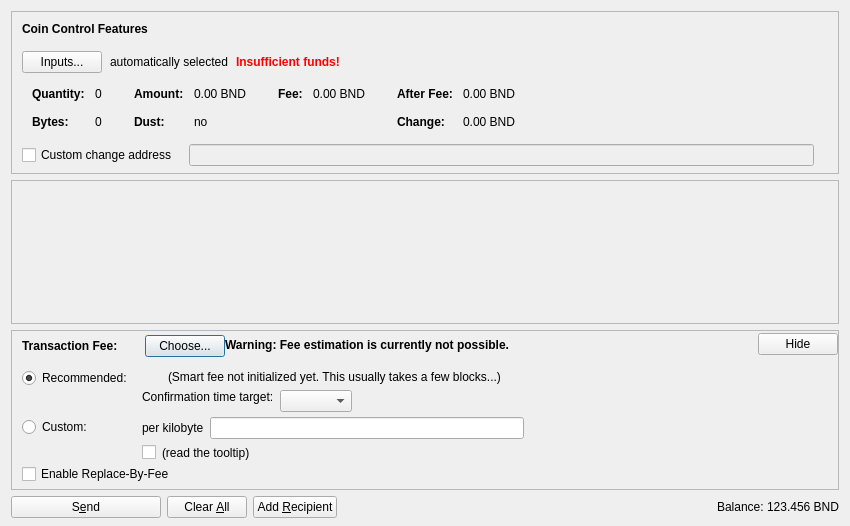
<?xml version="1.0" encoding="UTF-8"?>
<ui version="4.0">
 <class>SendCoinsDialog</class>
 <widget class="QDialog" name="SendCoinsDialog">
  <property name="geometry">
   <rect>
    <x>0</x>
    <y>0</y>
    <width>850</width>
    <height>526</height>
   </rect>
  </property>
  <property name="windowTitle">
   <string>Send Coins</string>
  </property>
  <layout class="QVBoxLayout" name="verticalLayout" stretch="0,1,0,0">
   <property name="bottomMargin">
    <number>8</number>
   </property>
   <item>
    <widget class="QFrame" name="frameCoinControl">
     <property name="sizePolicy">
      <sizepolicy hsizetype="Expanding" vsizetype="Expanding">
       <horstretch>0</horstretch>
       <verstretch>0</verstretch>
      </sizepolicy>
     </property>
     <property name="maximumSize">
      <size>
       <width>16777215</width>
       <height>16777215</height>
      </size>
     </property>
     <property name="frameShape">
      <enum>QFrame::StyledPanel</enum>
     </property>
     <property name="frameShadow">
      <enum>QFrame::Sunken</enum>
     </property>
     <layout class="QVBoxLayout" name="verticalLayoutCoinControl2">
      <property name="spacing">
       <number>0</number>
      </property>
      <property name="leftMargin">
       <number>0</number>
      </property>
      <property name="topMargin">
       <number>0</number>
      </property>
      <property name="rightMargin">
       <number>0</number>
      </property>
      <property name="bottomMargin">
       <number>6</number>
      </property>
      <item>
       <layout class="QVBoxLayout" name="verticalLayoutCoinControl" stretch="0,0,0,0,1">
        <property name="spacing">
         <number>0</number>
        </property>
        <property name="leftMargin">
         <number>10</number>
        </property>
        <property name="topMargin">
         <number>10</number>
        </property>
        <item>
         <layout class="QHBoxLayout" name="horizontalLayoutCoinControl1">
          <property name="bottomMargin">
           <number>15</number>
          </property>
          <item>
           <widget class="QLabel" name="labelCoinControlFeatures">
            <property name="sizePolicy">
             <sizepolicy hsizetype="Preferred" vsizetype="Maximum">
              <horstretch>0</horstretch>
              <verstretch>0</verstretch>
             </sizepolicy>
            </property>
            <property name="font">
             <font>
              <weight>75</weight>
              <bold>true</bold>
             </font>
            </property>
            <property name="styleSheet">
             <string notr="true">font-weight:bold;</string>
            </property>
            <property name="text">
             <string>Coin Control Features</string>
            </property>
           </widget>
          </item>
         </layout>
        </item>
        <item>
         <layout class="QHBoxLayout" name="horizontalLayoutCoinControl2" stretch="0,0,0,0">
          <property name="spacing">
           <number>8</number>
          </property>
          <property name="bottomMargin">
           <number>10</number>
          </property>
          <item>
           <widget class="QPushButton" name="pushButtonCoinControl">
            <property name="styleSheet">
             <string notr="true"/>
            </property>
            <property name="text">
             <string>Inputs...</string>
            </property>
            <property name="autoDefault">
             <bool>false</bool>
            </property>
           </widget>
          </item>
          <item>
           <widget class="QLabel" name="labelCoinControlAutomaticallySelected">
            <property name="text">
             <string>automatically selected</string>
            </property>
            <property name="margin">
             <number>5</number>
            </property>
           </widget>
          </item>
          <item>
           <widget class="QLabel" name="labelCoinControlInsuffFunds">
            <property name="font">
             <font>
              <weight>75</weight>
              <bold>true</bold>
             </font>
            </property>
            <property name="styleSheet">
             <string notr="true">color:red;font-weight:bold;</string>
            </property>
            <property name="text">
             <string>Insufficient funds!</string>
            </property>
            <property name="margin">
             <number>5</number>
            </property>
           </widget>
          </item>
          <item>
           <spacer name="horizontalSpacerCoinControl">
            <property name="orientation">
             <enum>Qt::Horizontal</enum>
            </property>
            <property name="sizeHint" stdset="0">
             <size>
              <width>40</width>
              <height>1</height>
             </size>
            </property>
           </spacer>
          </item>
         </layout>
        </item>
        <item>
         <widget class="QWidget" name="widgetCoinControl" native="true">
          <property name="sizePolicy">
           <sizepolicy hsizetype="Preferred" vsizetype="Preferred">
            <horstretch>0</horstretch>
            <verstretch>0</verstretch>
           </sizepolicy>
          </property>
          <property name="minimumSize">
           <size>
            <width>0</width>
            <height>0</height>
           </size>
          </property>
          <property name="styleSheet">
           <string notr="true"/>
          </property>
          <layout class="QHBoxLayout" name="horizontalLayoutCoinControl5">
           <property name="leftMargin">
            <number>0</number>
           </property>
           <property name="topMargin">
            <number>0</number>
           </property>
           <property name="rightMargin">
            <number>0</number>
           </property>
           <property name="bottomMargin">
            <number>0</number>
           </property>
           <item>
            <layout class="QHBoxLayout" name="horizontalLayoutCoinControl3" stretch="0,0,0,1">
             <property name="spacing">
              <number>20</number>
             </property>
             <property name="topMargin">
              <number>0</number>
             </property>
             <property name="bottomMargin">
              <number>10</number>
             </property>
             <item>
              <layout class="QFormLayout" name="formLayoutCoinControl1">
               <property name="horizontalSpacing">
                <number>10</number>
               </property>
               <property name="verticalSpacing">
                <number>14</number>
               </property>
               <property name="leftMargin">
                <number>10</number>
               </property>
               <property name="topMargin">
                <number>4</number>
               </property>
               <property name="rightMargin">
                <number>6</number>
               </property>
               <item row="0" column="0">
                <widget class="QLabel" name="labelCoinControlQuantityText">
                 <property name="font">
                  <font>
                   <weight>75</weight>
                   <bold>true</bold>
                  </font>
                 </property>
                 <property name="text">
                  <string>Quantity:</string>
                 </property>
                 <property name="margin">
                  <number>0</number>
                 </property>
                </widget>
               </item>
               <item row="0" column="1">
                <widget class="QLabel" name="labelCoinControlQuantity">
                 <property name="cursor">
                  <cursorShape>IBeamCursor</cursorShape>
                 </property>
                 <property name="contextMenuPolicy">
                  <enum>Qt::ActionsContextMenu</enum>
                 </property>
                 <property name="text">
                  <string notr="true">0</string>
                 </property>
                 <property name="margin">
                  <number>0</number>
                 </property>
                 <property name="textInteractionFlags">
                  <set>Qt::LinksAccessibleByMouse|Qt::TextSelectableByKeyboard|Qt::TextSelectableByMouse</set>
                 </property>
                </widget>
               </item>
               <item row="1" column="0">
                <widget class="QLabel" name="labelCoinControlBytesText">
                 <property name="font">
                  <font>
                   <weight>75</weight>
                   <bold>true</bold>
                  </font>
                 </property>
                 <property name="text">
                  <string>Bytes:</string>
                 </property>
                </widget>
               </item>
               <item row="1" column="1">
                <widget class="QLabel" name="labelCoinControlBytes">
                 <property name="cursor">
                  <cursorShape>IBeamCursor</cursorShape>
                 </property>
                 <property name="contextMenuPolicy">
                  <enum>Qt::ActionsContextMenu</enum>
                 </property>
                 <property name="text">
                  <string notr="true">0</string>
                 </property>
                 <property name="textInteractionFlags">
                  <set>Qt::LinksAccessibleByMouse|Qt::TextSelectableByKeyboard|Qt::TextSelectableByMouse</set>
                 </property>
                </widget>
               </item>
              </layout>
             </item>
             <item>
              <layout class="QFormLayout" name="formLayoutCoinControl2">
               <property name="horizontalSpacing">
                <number>10</number>
               </property>
               <property name="verticalSpacing">
                <number>14</number>
               </property>
               <property name="leftMargin">
                <number>6</number>
               </property>
               <property name="topMargin">
                <number>4</number>
               </property>
               <property name="rightMargin">
                <number>6</number>
               </property>
               <item row="0" column="0">
                <widget class="QLabel" name="labelCoinControlAmountText">
                 <property name="font">
                  <font>
                   <weight>75</weight>
                   <bold>true</bold>
                  </font>
                 </property>
                 <property name="text">
                  <string>Amount:</string>
                 </property>
                 <property name="margin">
                  <number>0</number>
                 </property>
                </widget>
               </item>
               <item row="0" column="1">
                <widget class="QLabel" name="labelCoinControlAmount">
                 <property name="cursor">
                  <cursorShape>IBeamCursor</cursorShape>
                 </property>
                 <property name="contextMenuPolicy">
                  <enum>Qt::ActionsContextMenu</enum>
                 </property>
                 <property name="text">
                  <string notr="true">0.00 BND</string>
                 </property>
                 <property name="textInteractionFlags">
                  <set>Qt::LinksAccessibleByMouse|Qt::TextSelectableByKeyboard|Qt::TextSelectableByMouse</set>
                 </property>
                </widget>
               </item>
               <item row="1" column="0">
                <widget class="QLabel" name="labelCoinControlLowOutputText">
                 <property name="font">
                  <font>
                   <weight>75</weight>
                   <bold>true</bold>
                  </font>
                 </property>
                 <property name="text">
                  <string>Dust:</string>
                 </property>
                </widget>
               </item>
               <item row="1" column="1">
                <widget class="QLabel" name="labelCoinControlLowOutput">
                 <property name="cursor">
                  <cursorShape>IBeamCursor</cursorShape>
                 </property>
                 <property name="contextMenuPolicy">
                  <enum>Qt::ActionsContextMenu</enum>
                 </property>
                 <property name="text">
                  <string notr="true">no</string>
                 </property>
                 <property name="textInteractionFlags">
                  <set>Qt::LinksAccessibleByMouse|Qt::TextSelectableByKeyboard|Qt::TextSelectableByMouse</set>
                 </property>
                </widget>
               </item>
              </layout>
             </item>
             <item>
              <layout class="QFormLayout" name="formLayoutCoinControl3">
               <property name="horizontalSpacing">
                <number>10</number>
               </property>
               <property name="verticalSpacing">
                <number>14</number>
               </property>
               <property name="leftMargin">
                <number>6</number>
               </property>
               <property name="topMargin">
                <number>4</number>
               </property>
               <property name="rightMargin">
                <number>6</number>
               </property>
               <item row="0" column="0">
                <widget class="QLabel" name="labelCoinControlFeeText">
                 <property name="font">
                  <font>
                   <weight>75</weight>
                   <bold>true</bold>
                  </font>
                 </property>
                 <property name="text">
                  <string>Fee:</string>
                 </property>
                 <property name="margin">
                  <number>0</number>
                 </property>
                </widget>
               </item>
               <item row="0" column="1">
                <widget class="QLabel" name="labelCoinControlFee">
                 <property name="cursor">
                  <cursorShape>IBeamCursor</cursorShape>
                 </property>
                 <property name="contextMenuPolicy">
                  <enum>Qt::ActionsContextMenu</enum>
                 </property>
                 <property name="text">
                  <string notr="true">0.00 BND</string>
                 </property>
                 <property name="textInteractionFlags">
                  <set>Qt::LinksAccessibleByMouse|Qt::TextSelectableByKeyboard|Qt::TextSelectableByMouse</set>
                 </property>
                </widget>
               </item>
              </layout>
             </item>
             <item>
              <layout class="QFormLayout" name="formLayoutCoinControl4">
               <property name="horizontalSpacing">
                <number>10</number>
               </property>
               <property name="verticalSpacing">
                <number>14</number>
               </property>
               <property name="leftMargin">
                <number>6</number>
               </property>
               <property name="topMargin">
                <number>4</number>
               </property>
               <property name="rightMargin">
                <number>6</number>
               </property>
               <item row="0" column="0">
                <widget class="QLabel" name="labelCoinControlAfterFeeText">
                 <property name="font">
                  <font>
                   <weight>75</weight>
                   <bold>true</bold>
                  </font>
                 </property>
                 <property name="text">
                  <string>After Fee:</string>
                 </property>
                 <property name="margin">
                  <number>0</number>
                 </property>
                </widget>
               </item>
               <item row="0" column="1">
                <widget class="QLabel" name="labelCoinControlAfterFee">
                 <property name="cursor">
                  <cursorShape>IBeamCursor</cursorShape>
                 </property>
                 <property name="contextMenuPolicy">
                  <enum>Qt::ActionsContextMenu</enum>
                 </property>
                 <property name="text">
                  <string notr="true">0.00 BND</string>
                 </property>
                 <property name="textInteractionFlags">
                  <set>Qt::LinksAccessibleByMouse|Qt::TextSelectableByKeyboard|Qt::TextSelectableByMouse</set>
                 </property>
                </widget>
               </item>
               <item row="1" column="0">
                <widget class="QLabel" name="labelCoinControlChangeText">
                 <property name="font">
                  <font>
                   <weight>75</weight>
                   <bold>true</bold>
                  </font>
                 </property>
                 <property name="text">
                  <string>Change:</string>
                 </property>
                </widget>
               </item>
               <item row="1" column="1">
                <widget class="QLabel" name="labelCoinControlChange">
                 <property name="cursor">
                  <cursorShape>IBeamCursor</cursorShape>
                 </property>
                 <property name="contextMenuPolicy">
                  <enum>Qt::ActionsContextMenu</enum>
                 </property>
                 <property name="text">
                  <string notr="true">0.00 BND</string>
                 </property>
                 <property name="textInteractionFlags">
                  <set>Qt::LinksAccessibleByMouse|Qt::TextSelectableByKeyboard|Qt::TextSelectableByMouse</set>
                 </property>
                </widget>
               </item>
              </layout>
             </item>
            </layout>
           </item>
          </layout>
         </widget>
        </item>
        <item>
         <layout class="QHBoxLayout" name="horizontalLayoutCoinControl4" stretch="0,0,0">
          <property name="spacing">
           <number>12</number>
          </property>
          <property name="sizeConstraint">
           <enum>QLayout::SetDefaultConstraint</enum>
          </property>
          <property name="topMargin">
           <number>5</number>
          </property>
          <property name="rightMargin">
           <number>5</number>
          </property>
          <item>
           <widget class="QCheckBox" name="checkBoxCoinControlChange">
            <property name="toolTip">
             <string>If this is activated, but the change address is empty or invalid, change will be sent to a newly generated address.</string>
            </property>
            <property name="text">
             <string>Custom change address</string>
            </property>
           </widget>
          </item>
          <item>
           <widget class="QValidatedLineEdit" name="lineEditCoinControlChange">
            <property name="enabled">
             <bool>false</bool>
            </property>
            <property name="sizePolicy">
             <sizepolicy hsizetype="Expanding" vsizetype="Fixed">
              <horstretch>0</horstretch>
              <verstretch>0</verstretch>
             </sizepolicy>
            </property>
           </widget>
          </item>
          <item>
           <widget class="QLabel" name="labelCoinControlChangeLabel">
            <property name="sizePolicy">
             <sizepolicy hsizetype="Preferred" vsizetype="Expanding">
              <horstretch>0</horstretch>
              <verstretch>0</verstretch>
             </sizepolicy>
            </property>
            <property name="minimumSize">
             <size>
              <width>0</width>
              <height>0</height>
             </size>
            </property>
            <property name="text">
             <string/>
            </property>
            <property name="margin">
             <number>3</number>
            </property>
           </widget>
          </item>
         </layout>
        </item>
        <item>
         <spacer name="verticalSpacerCoinControl">
          <property name="orientation">
           <enum>Qt::Vertical</enum>
          </property>
          <property name="sizeHint" stdset="0">
           <size>
            <width>800</width>
            <height>1</height>
           </size>
          </property>
         </spacer>
        </item>
       </layout>
      </item>
     </layout>
    </widget>
   </item>
   <item>
    <widget class="QScrollArea" name="scrollArea">
     <property name="widgetResizable">
      <bool>true</bool>
     </property>
     <widget class="QWidget" name="scrollAreaWidgetContents">
      <property name="geometry">
       <rect>
        <x>0</x>
        <y>0</y>
        <width>830</width>
        <height>104</height>
       </rect>
      </property>
      <layout class="QVBoxLayout" name="verticalLayout_2" stretch="0,1">
       <property name="leftMargin">
        <number>0</number>
       </property>
       <property name="topMargin">
        <number>0</number>
       </property>
       <property name="rightMargin">
        <number>0</number>
       </property>
       <property name="bottomMargin">
        <number>0</number>
       </property>
       <item>
        <layout class="QVBoxLayout" name="entries">
         <property name="spacing">
          <number>6</number>
         </property>
        </layout>
       </item>
       <item>
        <spacer name="verticalSpacer">
         <property name="orientation">
          <enum>Qt::Vertical</enum>
         </property>
         <property name="sizeHint" stdset="0">
          <size>
           <width>20</width>
           <height>40</height>
          </size>
         </property>
        </spacer>
       </item>
      </layout>
     </widget>
    </widget>
   </item>
   <item>
    <widget class="QFrame" name="frameFee">
     <property name="sizePolicy">
      <sizepolicy hsizetype="Expanding" vsizetype="Expanding">
       <horstretch>0</horstretch>
       <verstretch>0</verstretch>
      </sizepolicy>
     </property>
     <property name="maximumSize">
      <size>
       <width>16777215</width>
       <height>16777215</height>
      </size>
     </property>
     <property name="frameShape">
      <enum>QFrame::StyledPanel</enum>
     </property>
     <property name="frameShadow">
      <enum>QFrame::Sunken</enum>
     </property>
     <layout class="QVBoxLayout" name="verticalLayoutFee1">
      <property name="spacing">
       <number>0</number>
      </property>
      <property name="leftMargin">
       <number>0</number>
      </property>
      <property name="topMargin">
       <number>0</number>
      </property>
      <property name="rightMargin">
       <number>0</number>
      </property>
      <property name="bottomMargin">
       <number>0</number>
      </property>
      <item>
       <layout class="QVBoxLayout" name="verticalLayoutFee2" stretch="0,0,0">
        <property name="spacing">
         <number>0</number>
        </property>
        <property name="leftMargin">
         <number>10</number>
        </property>
        <property name="topMargin">
         <number>0</number>
        </property>
        <item>
         <layout class="QHBoxLayout" name="horizontalLayoutFee1">
          <property name="bottomMargin">
           <number>0</number>
          </property>
          <item>
           <layout class="QVBoxLayout" name="verticalLayoutFee7">
            <property name="spacing">
             <number>0</number>
            </property>
            <item>
             <spacer name="verticalSpacerSmartFee">
              <property name="orientation">
               <enum>Qt::Vertical</enum>
              </property>
              <property name="sizeType">
               <enum>QSizePolicy::Fixed</enum>
              </property>
              <property name="sizeHint" stdset="0">
               <size>
                <width>1</width>
                <height>4</height>
               </size>
              </property>
             </spacer>
            </item>
            <item>
             <layout class="QHBoxLayout" name="horizontalLayoutSmartFee">
              <property name="spacing">
               <number>10</number>
              </property>
              <item>
               <widget class="QLabel" name="labelFeeHeadline">
                <property name="sizePolicy">
                 <sizepolicy hsizetype="Preferred" vsizetype="Maximum">
                  <horstretch>0</horstretch>
                  <verstretch>0</verstretch>
                 </sizepolicy>
                </property>
                <property name="font">
                 <font>
                  <weight>75</weight>
                  <bold>true</bold>
                 </font>
                </property>
                <property name="styleSheet">
                 <string notr="true">font-weight:bold;</string>
                </property>
                <property name="text">
                 <string>Transaction Fee:</string>
                </property>
               </widget>
              </item>
              <item>
               <widget class="QLabel" name="labelFeeMinimized">
                <property name="text">
                 <string/>
                </property>
               </widget>
              </item>
              <item>
               <widget class="QPushButton" name="buttonChooseFee">
                <property name="text">
                 <string>Choose...</string>
                </property>
               </widget>
              </item>
             </layout>
            </item>
            <item>
             <spacer name="verticalSpacer_5">
              <property name="orientation">
               <enum>Qt::Vertical</enum>
              </property>
              <property name="sizeHint" stdset="0">
               <size>
                <width>1</width>
                <height>1</height>
               </size>
              </property>
             </spacer>
            </item>
           </layout>
          </item>
          <item>
           <widget class="QLabel" name="fallbackFeeWarningLabel">
            <property name="toolTip">
             <string>Using the fallbackfee can result in sending a transaction that will take several hours or days (or never) to confirm. Consider choosing your fee manually or wait until you have validated the complete chain.</string>
            </property>
            <property name="font">
            <font>
                <weight>75</weight>
                <bold>true</bold>
            </font>
            </property>
            <property name="text">
             <string>Warning: Fee estimation is currently not possible.</string>
            </property>
            <property name="wordWrap">
             <bool>false</bool>
            </property>
           </widget>
          </item>
          <item>
           <spacer name="horizontalSpacer_4">
            <property name="orientation">
             <enum>Qt::Horizontal</enum>
            </property>
            <property name="sizeType">
             <enum>QSizePolicy::MinimumExpanding</enum>
            </property>
            <property name="sizeHint" stdset="0">
             <size>
              <width>40</width>
              <height>20</height>
             </size>
            </property>
           </spacer>
          </item>
          <item>
           <widget class="QPushButton" name="buttonMinimizeFee">
            <property name="toolTip">
             <string>collapse fee-settings</string>
            </property>
            <property name="text">
             <string>Hide</string>
            </property>
           </widget>
          </item>
         </layout>
        </item>
        <item>
         <widget class="QFrame" name="frameFeeSelection">
          <layout class="QVBoxLayout" name="verticalLayoutFee12">
           <property name="spacing">
            <number>0</number>
           </property>
           <property name="leftMargin">
            <number>0</number>
           </property>
           <property name="topMargin">
            <number>0</number>
           </property>
           <property name="rightMargin">
            <number>0</number>
           </property>
           <property name="bottomMargin">
            <number>0</number>
           </property>
           <item>
            <layout class="QGridLayout" name="gridLayoutFee">
             <property name="topMargin">
              <number>10</number>
             </property>
             <property name="bottomMargin">
              <number>4</number>
             </property>
             <property name="horizontalSpacing">
              <number>10</number>
             </property>
             <property name="verticalSpacing">
              <number>4</number>
             </property>
             <item row="1" column="1">
              <layout class="QVBoxLayout" name="verticalLayoutFee8">
               <property name="spacing">
                <number>6</number>
               </property>
               <item>
                <layout class="QHBoxLayout" name="horizontalLayoutFee13">
                 <item>
                  <widget class="QLabel" name="labelCustomPerKilobyte">
                   <property name="toolTip">
                    <string>If the custom fee is set to 1000 satoshis and the transaction is only 250 bytes, then &quot;per kilobyte&quot; only pays 250 satoshis in fee, while &quot;total at least&quot; pays 1000 satoshis. For transactions bigger than a kilobyte both pay by kilobyte.</string>
                   </property>
                   <property name="text">
                    <string>per kilobyte</string>
                   </property>
                  </widget>
                 </item>
                 <item>
                  <widget class="BitcoinAmountField" name="customFee"/>
                 </item>
                 <item>
                  <spacer name="horizontalSpacer_6">
                   <property name="orientation">
                    <enum>Qt::Horizontal</enum>
                   </property>
                   <property name="sizeHint" stdset="0">
                    <size>
                     <width>1</width>
                     <height>1</height>
                    </size>
                   </property>
                  </spacer>
                 </item>
                </layout>
               </item>
               <item>
                <layout class="QHBoxLayout" name="horizontalLayoutFee8">
                 <item>
                  <widget class="QCheckBox" name="checkBoxMinimumFee">
                   <property name="toolTip">
                    <string>Paying only the minimum fee is just fine as long as there is less transaction volume than space in the blocks. But be aware that this can end up in a never confirming transaction once there is more demand for blocknew transactions than the network can process.</string>
                   </property>
                   <property name="text">
                    <string/>
                   </property>
                  </widget>
                 </item>
                 <item>
                  <widget class="QLabel" name="labelMinFeeWarning">
                   <property name="enabled">
                    <bool>true</bool>
                   </property>
                   <property name="toolTip">
                    <string>Paying only the minimum fee is just fine as long as there is less transaction volume than space in the blocks. But be aware that this can end up in a never confirming transaction once there is more demand for blocknew transactions than the network can process.</string>
                   </property>
                   <property name="text">
                    <string>(read the tooltip)</string>
                   </property>
                   <property name="margin">
                    <number>5</number>
                   </property>
                  </widget>
                 </item>
                 <item>
                  <spacer name="horizontalSpacer_2">
                   <property name="orientation">
                    <enum>Qt::Horizontal</enum>
                   </property>
                   <property name="sizeHint" stdset="0">
                    <size>
                     <width>1</width>
                     <height>1</height>
                    </size>
                   </property>
                  </spacer>
                 </item>
                </layout>
               </item>
              </layout>
             </item>
             <item row="0" column="0">
              <layout class="QVBoxLayout" name="verticalLayoutFee4" stretch="0,1">
               <item>
                <widget class="QRadioButton" name="radioSmartFee">
                 <property name="text">
                  <string>Recommended:</string>
                 </property>
                 <property name="checked">
                  <bool>true</bool>
                 </property>
                 <attribute name="buttonGroup">
                  <string notr="true">groupFee</string>
                 </attribute>
                </widget>
               </item>
               <item>
                <spacer name="verticalSpacer_2">
                 <property name="orientation">
                  <enum>Qt::Vertical</enum>
                 </property>
                 <property name="sizeHint" stdset="0">
                  <size>
                   <width>1</width>
                   <height>1</height>
                  </size>
                 </property>
                </spacer>
               </item>
              </layout>
             </item>
             <item row="1" column="0">
              <layout class="QVBoxLayout" name="verticalLayoutFee9" stretch="0,1">
               <item>
                <widget class="QRadioButton" name="radioCustomFee">
                 <property name="text">
                  <string>Custom:</string>
                 </property>
                 <attribute name="buttonGroup">
                  <string notr="true">groupFee</string>
                 </attribute>
                </widget>
               </item>
               <item>
                <spacer name="verticalSpacer_6">
                 <property name="orientation">
                  <enum>Qt::Vertical</enum>
                 </property>
                 <property name="sizeHint" stdset="0">
                  <size>
                   <width>1</width>
                   <height>1</height>
                  </size>
                 </property>
                </spacer>
               </item>
              </layout>
             </item>
             <item row="0" column="1">
              <layout class="QVBoxLayout" name="verticalLayoutFee3" stretch="0,0,1">
               <property name="spacing">
                <number>6</number>
               </property>
               <property name="topMargin">
                <number>2</number>
               </property>
               <item>
                <layout class="QHBoxLayout" name="horizontalLayoutFee12">
                 <item>
                  <widget class="QLabel" name="labelSmartFee">
                   <property name="text">
                    <string/>
                   </property>
                   <property name="margin">
                    <number>2</number>
                   </property>
                  </widget>
                 </item>
                 <item>
                  <widget class="QLabel" name="labelFeeEstimation">
                   <property name="text">
                    <string/>
                   </property>
                  </widget>
                 </item>
                 <item>
                  <widget class="QLabel" name="labelSmartFee2">
                   <property name="text">
                    <string>(Smart fee not initialized yet. This usually takes a few blocks...)</string>
                   </property>
                   <property name="margin">
                    <number>2</number>
                   </property>
                  </widget>
                 </item>
                 <item>
                  <spacer name="horizontalSpacer_5">
                   <property name="orientation">
                    <enum>Qt::Horizontal</enum>
                   </property>
                   <property name="sizeHint" stdset="0">
                    <size>
                     <width>1</width>
                     <height>1</height>
                    </size>
                   </property>
                  </spacer>
                 </item>
                </layout>
               </item>
               <item>
                <layout class="QHBoxLayout" name="horizontalLayoutFee9">
                 <item>
                  <layout class="QVBoxLayout" name="verticalLayoutFee6">
                   <item>
                    <widget class="QLabel" name="labelSmartFee3">
                     <property name="text">
                      <string>Confirmation time target:</string>
                     </property>
                     <property name="margin">
                      <number>2</number>
                     </property>
                    </widget>
                   </item>
                   <item>
                    <spacer name="verticalSpacer_3">
                     <property name="orientation">
                      <enum>Qt::Vertical</enum>
                     </property>
                     <property name="sizeHint" stdset="0">
                      <size>
                       <width>1</width>
                       <height>1</height>
                      </size>
                     </property>
                    </spacer>
                   </item>
                  </layout>
                 </item>
                 <item>
                  <layout class="QVBoxLayout" name="verticalLayoutFee5">
                   <property name="rightMargin">
                    <number>30</number>
                   </property>
                   <item>
                    <layout class="QHBoxLayout" name="horizontalLayoutConfTarget">
                     <property name="bottomMargin">
                      <number>0</number>
                     </property>
                     <item>
                      <widget class="QComboBox" name="confTargetSelector"/>
                     </item>
                     <item>
                      <spacer name="horizontalSpacerConfTarget">
                       <property name="orientation">
                        <enum>Qt::Horizontal</enum>
                       </property>
                       <property name="sizeHint" stdset="0">
                        <size>
                         <width>40</width>
                         <height>20</height>
                        </size>
                       </property>
                      </spacer>
                     </item>
                    </layout>
                   </item>
                  </layout>
                 </item>
                </layout>
               </item>
               <item>
                <spacer name="verticalSpacer_4">
                 <property name="orientation">
                  <enum>Qt::Vertical</enum>
                 </property>
                 <property name="sizeHint" stdset="0">
                  <size>
                   <width>1</width>
                   <height>1</height>
                  </size>
                 </property>
                </spacer>
               </item>
              </layout>
             </item>
            </layout>
           </item>
           <item>
            <widget class="QCheckBox" name="optInRBF">
             <property name="text">
              <string>Enable Replace-By-Fee</string>
             </property>
             <property name="toolTip">
              <string>With Replace-By-Fee (BIP-125) you can increase a transaction's fee after it is sent. Without this, a higher fee may be recommended to compensate for increased transaction delay risk.</string>
             </property>
            </widget>
           </item>
          </layout>
         </widget>
        </item>
        <item>
         <spacer name="verticalSpacerFee">
          <property name="orientation">
           <enum>Qt::Vertical</enum>
          </property>
          <property name="sizeHint" stdset="0">
           <size>
            <width>40</width>
            <height>5</height>
           </size>
          </property>
         </spacer>
        </item>
       </layout>
      </item>
     </layout>
    </widget>
   </item>
   <item>
    <layout class="QHBoxLayout" name="horizontalLayout">
     <item>
      <widget class="QPushButton" name="sendButton">
       <property name="minimumSize">
        <size>
         <width>150</width>
         <height>0</height>
        </size>
       </property>
       <property name="toolTip">
        <string>Confirm the send action</string>
       </property>
       <property name="text">
        <string>S&amp;end</string>
       </property>
       <property name="icon">
        <iconset resource="../bitcoin.qrc">
         <normaloff>:/icons/send</normaloff>:/icons/send</iconset>
       </property>
       <property name="autoDefault">
        <bool>false</bool>
       </property>
       <property name="default">
        <bool>false</bool>
       </property>
      </widget>
     </item>
     <item>
      <widget class="QPushButton" name="clearButton">
       <property name="sizePolicy">
        <sizepolicy hsizetype="Minimum" vsizetype="Fixed">
         <horstretch>0</horstretch>
         <verstretch>0</verstretch>
        </sizepolicy>
       </property>
       <property name="toolTip">
        <string>Clear all fields of the form.</string>
       </property>
       <property name="text">
        <string>Clear &amp;All</string>
       </property>
       <property name="icon">
        <iconset resource="../bitcoin.qrc">
         <normaloff>:/icons/remove</normaloff>:/icons/remove</iconset>
       </property>
       <property name="autoDefault">
        <bool>false</bool>
       </property>
      </widget>
     </item>
     <item>
      <widget class="QPushButton" name="addButton">
       <property name="toolTip">
        <string>Send to multiple recipients at once</string>
       </property>
       <property name="text">
        <string>Add &amp;Recipient</string>
       </property>
       <property name="icon">
        <iconset resource="../bitcoin.qrc">
         <normaloff>:/icons/add</normaloff>:/icons/add</iconset>
       </property>
       <property name="autoDefault">
        <bool>false</bool>
       </property>
      </widget>
     </item>
     <item>
      <spacer name="horizontalSpacer">
       <property name="orientation">
        <enum>Qt::Horizontal</enum>
       </property>
       <property name="sizeHint" stdset="0">
        <size>
         <width>40</width>
         <height>20</height>
        </size>
       </property>
      </spacer>
     </item>
     <item>
      <layout class="QHBoxLayout" name="horizontalLayout_2">
       <property name="spacing">
        <number>3</number>
       </property>
       <item>
        <widget class="QLabel" name="label">
         <property name="sizePolicy">
          <sizepolicy hsizetype="Preferred" vsizetype="Fixed">
           <horstretch>0</horstretch>
           <verstretch>0</verstretch>
          </sizepolicy>
         </property>
         <property name="text">
          <string>Balance:</string>
         </property>
        </widget>
       </item>
       <item>
        <widget class="QLabel" name="labelBalance">
         <property name="sizePolicy">
          <sizepolicy hsizetype="Preferred" vsizetype="Fixed">
           <horstretch>0</horstretch>
           <verstretch>0</verstretch>
          </sizepolicy>
         </property>
         <property name="cursor">
          <cursorShape>IBeamCursor</cursorShape>
         </property>
         <property name="text">
          <string notr="true">123.456 BND</string>
         </property>
         <property name="textInteractionFlags">
          <set>Qt::LinksAccessibleByMouse|Qt::TextSelectableByKeyboard|Qt::TextSelectableByMouse</set>
         </property>
        </widget>
       </item>
      </layout>
     </item>
    </layout>
   </item>
  </layout>
 </widget>
 <customwidgets>
  <customwidget>
   <class>QValidatedLineEdit</class>
   <extends>QLineEdit</extends>
   <header>qt/qvalidatedlineedit.h</header>
  </customwidget>
  <customwidget>
   <class>BitcoinAmountField</class>
   <extends>QLineEdit</extends>
   <header>qt/bitcoinamountfield.h</header>
   <container>1</container>
  </customwidget>
 </customwidgets>
 <resources>
  <include location="../bitcoin.qrc"/>
 </resources>
 <connections/>
 <buttongroups>
  <buttongroup name="groupFee"/>
 </buttongroups>
</ui>
